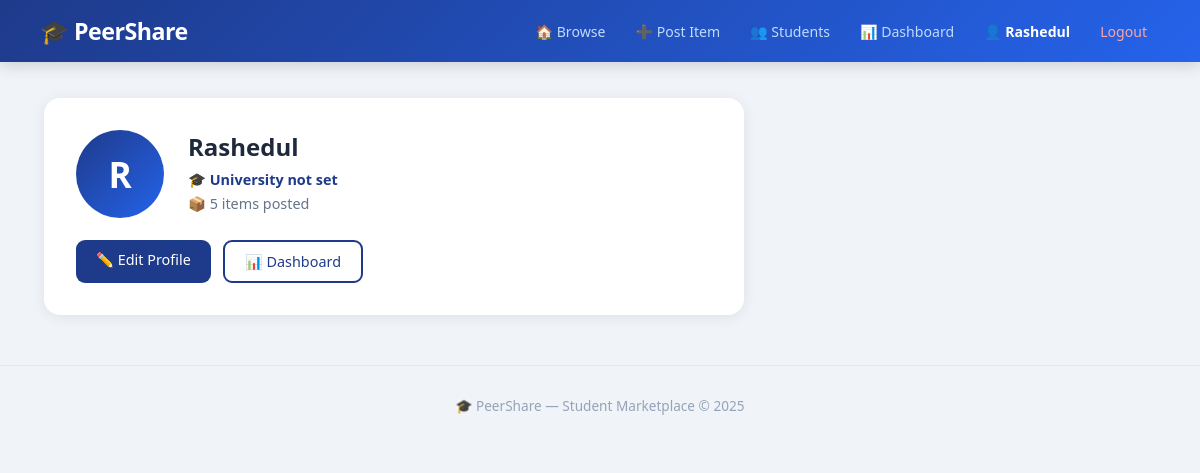
/user/profile/ (signed in), run on the app's committed database.
### accounts/models.py (models this page shows, shortened)
class CustomUser(AbstractUser):
    university_email = models.EmailField(
        unique=True,
        blank=True,
        default=''
    )
    is_verified = models.BooleanField(default=False)

### user/models.py (models this page shows, shortened)
class Profile(models.Model):
    UNIVERSITY_CHOICES = [
        ('farmgate', 'University of Asia Pacific'),
        ('dhaka', 'University of Dhaka'),
        ('buet',  'BUET'),
        ('nsu',   'North South University'),
        ('bracu', 'BRAC University'),
        ('cuet',  'CUET'),
        ('ruet',  'RUET'),
        ('other', 'Other'),
    ]
    user        = models.OneToOneField(
                    settings.AUTH_USER_MODEL,
                    on_delete=models.CASCADE,
                    related_name='profile'
                  )
    bio         = models.TextField(blank=True, null=True)
    profile_pic = models.ImageField(
                    upload_to='profiles/',
                    blank=True, null=True
                  )
    university  = models.CharField(
                    max_length=100,
                    choices=UNIVERSITY_CHOICES,
                    blank=True
                  )
    phone       = models.CharField(max_length=20, blank=True)
    location    = models.CharField(max_length=100, blank=True)
    joined_at   = models.DateTimeField(auto_now_add=True)
    def get_total_items(self):
        return self.user.items.count()
    def get_average_rating(self):
        from marketplace.models import Review
        reviews = Review.objects.filter(item__owner=self.user)
        if reviews.exists():
            return round(
                sum(r.rating for r in reviews) / reviews.count(), 1
            )
        return None

### user/views.py (the view)
# urls.py: path('profile/',         views.my_profile,    name='my_profile'),
@login_required
def my_profile(request):
    profile = request.user.profile
    return render(request, 'user/my_profile.html', {
        'profile': profile
    })

### templates/user/my_profile.html (shortened to what this page needs)
{% extends 'base.html' %}
{% block content %}
<div class="profile-card">
  <div class="profile-top">
    {% if profile.profile_pic %}
      <img src="{{ profile.profile_pic.url }}"
           class="avatar-lg" alt="Profile">
    {% else %}
      <div class="avatar-lg-placeholder">
        {{ request.user.username|first|upper }}
      </div>
    {% endif %}
    <div class="profile-info">
      <h2>{{ request.user.username }}</h2>
      <p class="univ-label">
        🎓 {{ profile.get_university_display|default:"University not set" }}
      </p>
      <p>📦 {{ profile.get_total_items }} items posted</p>
    </div>
  </div>
  <div class="profile-btns">
    <a href="/user/profile/edit/" class="btn">✏️ Edit Profile</a>
    <a href="/dashboard/" class="btn outline">📊 Dashboard</a>
  </div>
</div>
{% endblock %}

### templates/base.html (shortened to what this page needs)
<!DOCTYPE html>
<html lang="en">
<head>
  {% load static %}
  <link rel="stylesheet" href="{% static 'css/style.css' %}">
</head>
<body>
<nav class="navbar">
  <a href="/" class="logo">🎓 PeerShare</a>
  <div class="nav-links">
    {% if user.is_authenticated %}
      <a href="/">🏠 Browse</a>
      <a href="/add/">➕ Post Item</a>
      <a href="/user/all/">👥 Students</a>
      <a href="/dashboard/">📊 Dashboard</a>
      <a href="/user/profile/" class="nav-profile">
        👤 {{ user.username }}
      </a>
      <a href="/login/logout/" class="nav-logout">Logout</a>
    {% else %}
      <a href="/login/">Login</a>
      <a href="/login/register/" class="nav-register">Register</a>
    {% endif %}
  </div>
</nav>
<div class="container">
  {% block content %}{% endblock %}
</div>
<footer class="footer">
  <p>🎓 PeerShare — Student Marketplace &copy; 2025</p>
</footer>
</body>
</html>

### static/css/style.css (style rules this page uses)
*, *::before, *::after { box-sizing: border-box; margin: 0; padding: 0; }
body { font-family: 'Segoe UI', Tahoma, Geneva, Verdana, sans-serif; background: #f0f4f8; color: #1e293b; min-height: 100vh; }
a { color: inherit; text-decoration: none; }
.navbar { background: linear-gradient(135deg, #1e3a8a 0%, #2563eb 100%); padding: 0 40px; height: 62px; display: flex; align-items: center; justify-content: space-between; position: sticky; top: 0; z-index: 999; box-shadow: 0 2px 16px rgba(0,0,0,0.18); }
.logo { color: #fff; font-size: 1.45rem; font-weight: 800; letter-spacing: -0.5px; }
.nav-links { display: flex; align-items: center; gap: 4px; }
.nav-links a { color: #bfdbfe; padding: 7px 13px; border-radius: 8px; font-size: 0.88rem; transition: background 0.2s, color 0.2s; }
.nav-profile { color: #fff !important; font-weight: 600; }
.nav-logout { color: #fca5a5 !important; }
.container { max-width: 1160px; margin: 36px auto; padding: 0 24px; }
.btn { display: inline-block; background: #1e3a8a; color: #fff; padding: 10px 20px; border-radius: 9px; border: none; cursor: pointer; font-size: 0.9rem; font-weight: 500; transition: background 0.2s, transform 0.15s; text-decoration: none; white-space: nowrap; }
.btn.outline { background: transparent; border: 2px solid #1e3a8a; color: #1e3a8a; }
.avatar-lg-placeholder { width: 88px; height: 88px; border-radius: 50%; background: linear-gradient(135deg,#1e3a8a,#2563eb); color: #fff; font-size: 2.2rem; font-weight: 800; display: flex; align-items: center; justify-content: center; flex-shrink: 0; }
.profile-card { background: #fff; border-radius: 16px; padding: 32px; max-width: 700px; box-shadow: 0 2px 14px rgba(0,0,0,0.08); margin-bottom: 24px; }
.profile-top { display: flex; gap: 24px; align-items: flex-start; margin-bottom: 22px; }
.profile-info h2 { font-size: 1.5rem; margin-bottom: 7px; }
.profile-info p { color: #64748b; margin-bottom: 5px; font-size: 0.9rem; }
.univ-label { color: #1e3a8a !important; font-weight: 600; }
.profile-btns { display: flex; gap: 12px; }
.footer { text-align: center; padding: 30px; color: #94a3b8; font-size: 0.85rem; margin-top: 50px; border-top: 1px solid #e2e8f0; }

### data on the page
CustomUser: username "Rashedul", user.username|first "R", user.username "Rashedul"
Profile: university "University not set", get_total_items "5"
